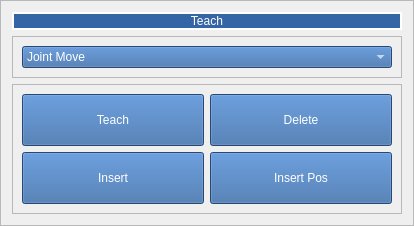
               <widget class="QFrame" name="frame_2">
                <property name="frameShape">
                 <enum>QFrame::StyledPanel</enum>
                </property>
                <property name="frameShadow">
                 <enum>QFrame::Raised</enum>
                </property>
                <layout class="QGridLayout" name="gridLayout_9">
                 <item row="1" column="0">
                  <widget class="QFrame" name="frame_4">
                   <property name="maximumSize">
                    <size>
                     <width>16777215</width>
                     <height>60</height>
                    </size>
                   </property>
                   <property name="frameShape">
                    <enum>QFrame::StyledPanel</enum>
                   </property>
                   <property name="frameShadow">
                    <enum>QFrame::Raised</enum>
                   </property>
                   <layout class="QHBoxLayout" name="horizontalLayout_3">
                    <item>
                     <widget class="QComboBox" name="teach_move_selection">
                      <property name="styleSheet">
                       <string notr="true">
color: rgb(255, 255, 255);
background-color:rgb(52, 101, 164);
</string>
                      </property>
                      <property name="currentText">
                       <string>Joint Move</string>
                      </property>
                      <item>
                       <property name="text">
                        <string>Joint Move</string>
                       </property>
                      </item>
                      <item>
                       <property name="text">
                        <string>Linear Move</string>
                       </property>
                      </item>
                      <item>
                       <property name="text">
                        <string>Circular move</string>
                       </property>
                      </item>
                      <item>
                       <property name="text">
                        <string>Arc move</string>
                       </property>
                      </item>
                      <item>
                       <property name="text">
                        <string>Wait Input On</string>
                       </property>
                      </item>
                      <item>
                       <property name="text">
                        <string>Wait Input Off</string>
                       </property>
                      </item>
                     </widget>
                    </item>
                   </layout>
                  </widget>
                 </item>
                 <item row="3" column="0">
                  <widget class="QFrame" name="frame_3">
                   <property name="styleSheet">
                    <string notr="true">QPushButton {
min-height: 50px;
min-width: 180px;
max-height: 50px;
max-width: 100px;
font: 14pt &quot;DejaVu Sans&quot;;
color: rgb(255, 255, 255);
background-color:rgb(52, 101, 164);
}</string>
                   </property>
                   <property name="frameShape">
                    <enum>QFrame::StyledPanel</enum>
                   </property>
                   <property name="frameShadow">
                    <enum>QFrame::Raised</enum>
                   </property>
                   <layout class="QGridLayout" name="gridLayout_25">
                    <item row="0" column="0">
                     <widget class="QPushButton" name="teach_position">
                      <property name="text">
                       <string>Teach</string>
                      </property>
                     </widget>
                    </item>
                    <item row="0" column="3">
                     <widget class="QPushButton" name="delete_line">
                      <property name="text">
                       <string>Delete</string>
                      </property>
                     </widget>
                    </item>
                    <item row="1" column="0">
                     <widget class="QPushButton" name="insert_position">
                      <property name="text">
                       <string>Insert</string>
                      </property>
                     </widget>
                    </item>
                    <item row="1" column="3">
                     <widget class="QPushButton" name="pushButton_8">
                      <property name="text">
                       <string>Insert Pos</string>
                      </property>
                     </widget>
                    </item>
                   </layout>
                  </widget>
                 </item>
                 <item row="0" column="0">
                  <widget class="QLabel" name="label_2">
                   <property name="maximumSize">
                    <size>
                     <width>16777215</width>
                     <height>30</height>
                    </size>
                   </property>
                   <property name="styleSheet">
                    <string notr="true">color: rgb(255, 255, 255);
background-color:rgb(52, 101, 164);</string>
                   </property>
                   <property name="frameShape">
                    <enum>QFrame::Box</enum>
                   </property>
                   <property name="lineWidth">
                    <number>2</number>
                   </property>
                   <property name="text">
                    <string>Teach</string>
                   </property>
                   <property name="alignment">
                    <set>Qt::AlignCenter</set>
                   </property>
                  </widget>
                 </item>
                </layout>
               </widget>
